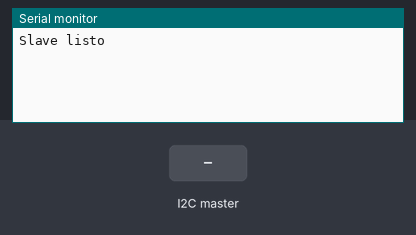
Bench run of a sketch on a simulated Arduino Uno, built with avr-gcc and run on an emulated ATmega328P. Parts: the last lines printed to the serial monitor. Inputs (shaded band) come from the test bench.

Above: at 1.2 s.
1.3 s: the I2C master sends the byte 1
At 2.4 s:
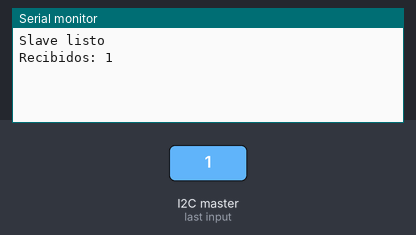
2.8 s: the I2C master sends the byte 0
At 3.5 s:
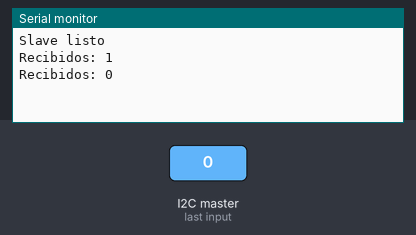

Measured:
- after the input at 1.3 s, the serial monitor: prints a new line at once (image 1)
- after the input at 2.8 s, the serial monitor: prints a new line at once (image 2)

The sketch:

_I2C_slave.ino
```cpp
#include <Wire.h>

#define I2C_DEV_ADDR 0x35

void onReceive(int len) {

  Serial.print("Recibidos: ");

  while (Wire.available()) {

    int c = Wire.read();

    Serial.print(c);
    Serial.print(" ");
  }

  Serial.println();
}

void setup() {

  Serial.begin(115200);

  Wire.begin((uint8_t)I2C_DEV_ADDR);

  Wire.onReceive(onReceive);

  Serial.println("Slave listo");
}

void loop() {

}
```
